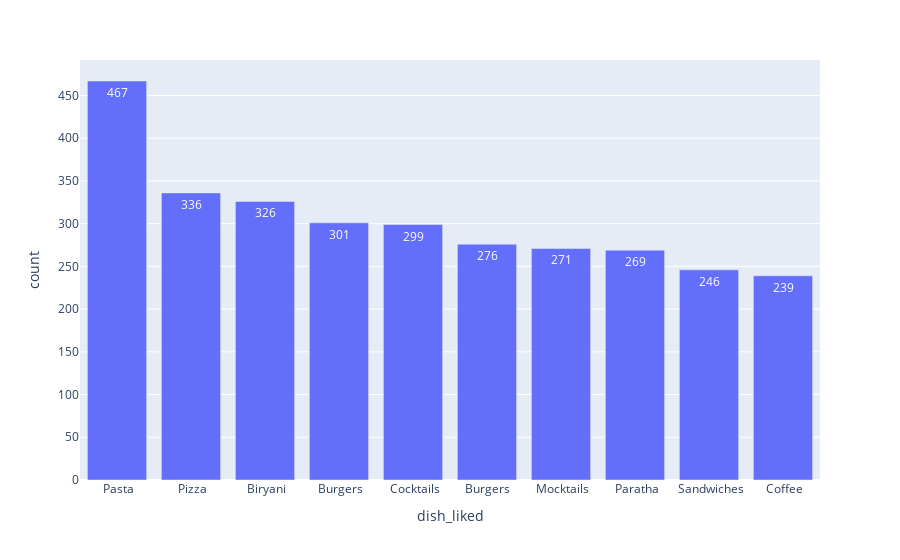

The notebook cell saved with this chart:
### Code cell
px.bar(data_frame=dish_liked_top10, x='dish_liked', y='count', text_auto=True)

### Figure 1 — Plotly figure (JSON) as saved in the notebook; plotly's stock layout.template omitted (floating-point values rounded to 4 significant figures)
{"data": [{"alignmentgroup": "True", "hovertemplate": "dish_liked=%{x}<br>count=%{y}<extra></extra>", "legendgroup": "", "marker": {"color": "#636efa", "pattern": {"shape": ""}}, "name": "", "offsetgroup": "", "orientation": "v", "showlegend": false, "textposition": "auto", "texttemplate": "%{y}", "type": "bar", "x": [" Pasta", " Pizza", " Biryani", " Burgers", " Cocktails", "Burgers", " Mocktails", " Paratha", " Sandwiches", " Coffee"], "xaxis": "x", "y": [467, 336, 326, 301, 299, 276, 271, 269, 246, 239], "yaxis": "y"}], "layout": {"barmode": "relative", "legend": {"tracegroupgap": 0}, "margin": {"t": 60}, "xaxis": {"anchor": "y", "domain": [0, 1], "title": {"text": "dish_liked"}}, "yaxis": {"anchor": "x", "domain": [0, 1], "title": {"text": "count"}}}}
